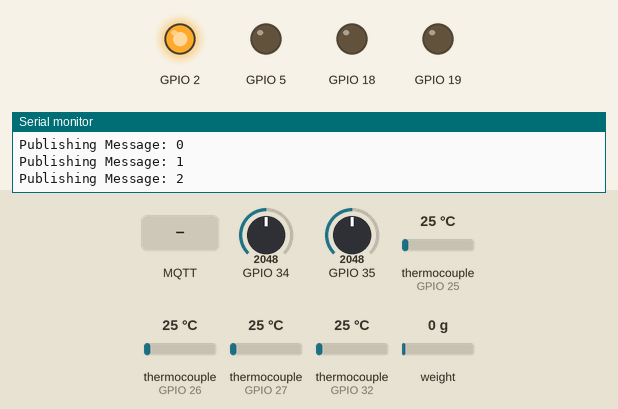
This program was run on a simulated ESP32. On the bench: output pins drawn as LEDs (lit = HIGH), the last lines printed to the serial monitor. The test bench sets the inputs (shaded band); at power-on: GPIO 34 = 2048, GPIO 35 = 2048, thermocouple (sensors on GPIO 25, GPIO 26, GPIO 27, GPIO 32) 25 °C, weight on the scale 0 g (analog values on the 0–4095 scale). WiFi joins after 1.5 s; servers stay silent unless stated; no MQTT or app messages arrive unless stated.

Above: at 9.2 s.
9.3 s: MQTT message "R1" arrives on the first subscribed topic
At 10.6 s:
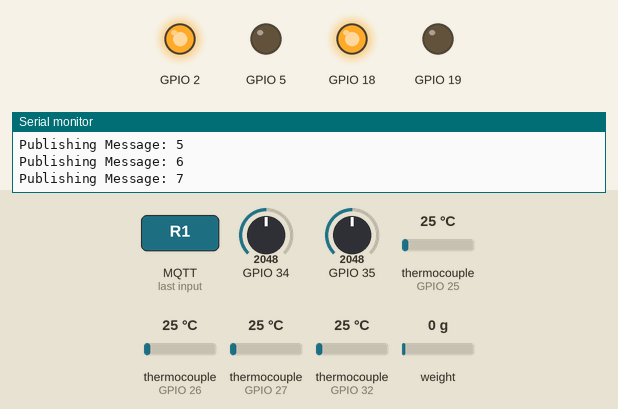
10.9 s: MQTT message "R2" arrives on the first subscribed topic
At 11.5 s:
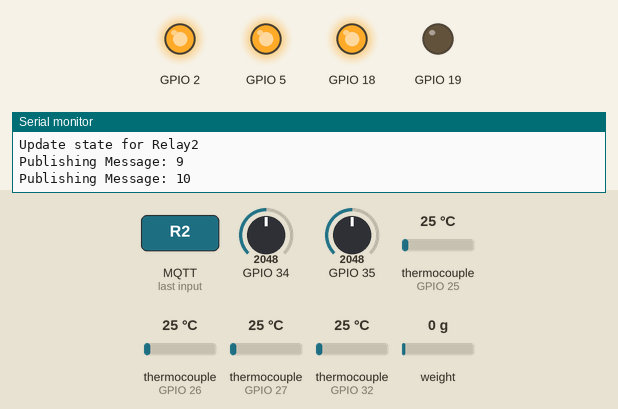
12.5 s: MQTT message "R3" arrives on the first subscribed topic
At 13.3 s:
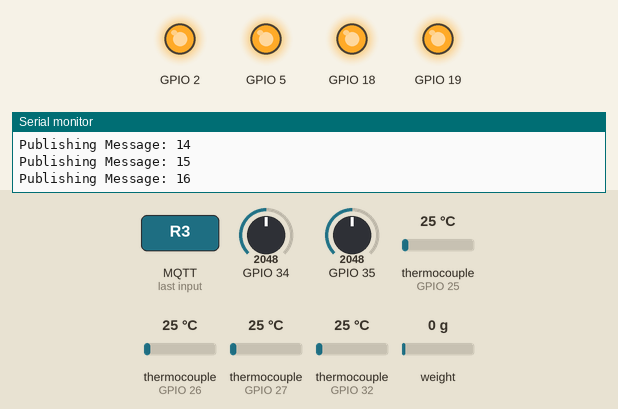
14.0 s: MQTT message "R2" arrives on the first subscribed topic
At 15.1 s:
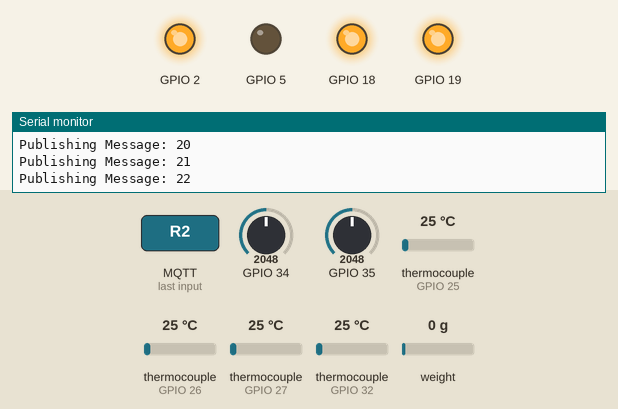
15.5 s: MQTT message "R1" arrives on the first subscribed topic
At 17.0 s:
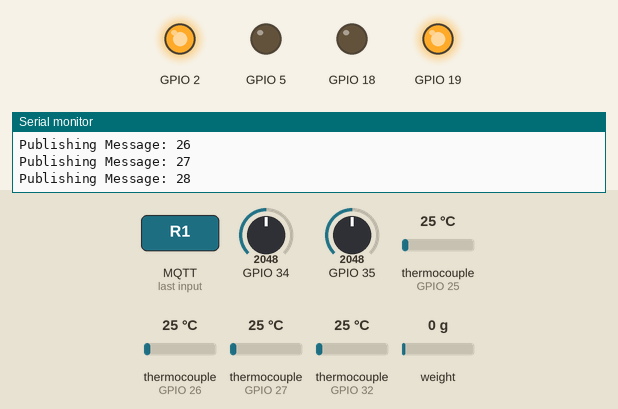
Timing chart, 0 to 18.0 s (numbered marks = the images above; inputs shaded):
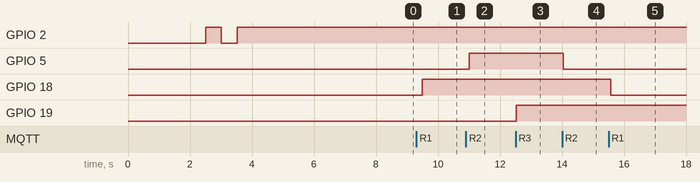

Measured:
- after the input at 9.3 s, GPIO 18: LOW → HIGH after 0.19 s
- after the input at 10.9 s, GPIO 5: LOW → HIGH after 0.11 s
- after the input at 12.5 s, GPIO 19: LOW → HIGH at once
- after the input at 14.0 s, GPIO 5: HIGH → LOW after 0.05 s
- after the input at 15.5 s, GPIO 18: HIGH → LOW after 0.07 s

The program:

main.cpp
```cpp
// (licence header left out)
#include "main.hpp"
#include <DataTypes.hpp>
#include <vector>
#include "RelayDrive.h"
#include "PressureTransducer.h"
#include <WiFi.h>
#include <PubSubClient.h>
#include "config.h"
#include <Thermistor.h>
#include <NTC_Thermistor.h>
#include <ArduinoJson.h>
#include "max6675.h"
#include <Adafruit_AHTX0.h>
#include "HX711.h"
#include <ESP32Servo.h>

JsonDocument doc;

WiFiClient espClient;
PubSubClient client(espClient);

/*
Essentially, if we want to read from several different spi devices (MAX6675) we need to bridge miso mosi, vin & gnd, the only thing we do that is new and different, is that we need a dedicated pin for CS (Chip select) we can set this to any pin, but need to set it high whenever we want to read from that device
*/
// first things first, we need to add thr 4 thermocouples, and get them working
MAX6675 Thermocouple1(GPIO_NUM_14, 27, GPIO_NUM_12);
MAX6675 Thermocouple2(GPIO_NUM_14, 26, GPIO_NUM_12);
MAX6675 Thermocouple3(GPIO_NUM_14, 25, GPIO_NUM_12);
MAX6675 Thermocouple4(GPIO_NUM_14, 32, GPIO_NUM_12);

// add the 3 relay drives0p
// these pins will be updated in rev2
RelayDrive r1(GPIO_NUM_18);
RelayDrive r2(GPIO_NUM_5);
RelayDrive r3(GPIO_NUM_19);

// add the 2 pressure transducers
PressureTransducer *waterPressure;
PressureTransducer *oilPressure;

// sensors
// Adafruit_AHTX0 aht;
HX711 scale;
// servo
Servo fuelServo;
constexpr uint SERVO_MINu = 1000;
constexpr uint SERVO_MAXu = 2000;
constexpr gpio_num_t SERVO_PIN = GPIO_NUM_33;

sensor_data_t sens_data;
long scaleCalibration = 0;

// Pin definitions
// constexpr uint WATER_TEMPERATURE_PIN = 15; // D15 on ESP32
// constexpr uint OIL_TEMPERATURE_PIN = 4; // D4 on ESP32

constexpr uint REFERENCE_RESISTANCE = 4800; // 10k + (10k || 10k thermistor)
constexpr uint NOMINAL_RESISTANCE = 10000;
constexpr uint NOMINAL_TEMPERATURE = 25;
constexpr uint B_VALUE = 3950;
constexpr uint ESP32_ANALOG_RESOLUTION = 4095;
constexpr uint ESP32_ADC_VREF_MV = 3300;

// Thermistor *waterTemperature;
// Thermistor *oilTemperature;
void setup()
{
  Serial.begin(115200);
  delay(2000);
  r1.disable();
  r2.disable();
  r3.disable();
  pinMode(2, OUTPUT);

  // waterTemperature = new NTC_Thermistor_ESP32(
  //     WATER_TEMPERATURE_PIN,
  //     REFERENCE_RESISTANCE,
  //     NOMINAL_RESISTANCE,
  //     NOMINAL_TEMPERATURE,
  //     B_VALUE,
  //     ESP32_ADC_VREF_MV,
  //     ESP32_ANALOG_RESOLUTION);
  // oilTemperature = new NTC_Thermistor_ESP32(
  //     OIL_TEMPERATURE_PIN,
  //     REFERENCE_RESISTANCE,
  //     NOMINAL_RESISTANCE,
  //     NOMINAL_TEMPERATURE,
  //     B_VALUE,
  //     ESP32_ADC_VREF_MV,
  //     ESP32_ANALOG_RESOLUTION);
  // ESP32PWM::allocateTimer(0);
  // ESP32PWM::allocateTimer(1);
  // ESP32PWM::allocateTimer(2);
  // ESP32PWM::allocateTimer(3);
  // once serial is available
  // aht.begin();
  // // set up mqtt
  // scaleCalibration = calibrationSum / 10;

  // EXAMPLE SERVO DRIVE
  // fuelServo.attach(SERVO_PIN);
  // while (true)
  // {
  //   delay(3000);
  //   fuelServo.write(100);
  //   delay(3000);
  //   fuelServo.write(0);
  // }
  // r1.enable();

  // init scale for this run
  scale.begin(SDA, SCL);
  // setup wtr and oil Pressure with their calibrations
  waterPressure = new PressureTransducer(GPIO_NUM_35, WTR_CAL);
  oilPressure = new PressureTransducer(GPIO_NUM_34, OIL_CAL);

  // initialize wifi systems
  setup_wifi();
  client.setServer(mqtt_server, 1883);
  client.setCallback(callback);

  long calibrationSum = 0;

  for (int i = 0; i < 10; i++)
  {
    delay(250);
    Serial.printf("Taking Reading %d/10\n", i);
    calibrationSum += scale.read_average(2);
  }
  scaleCalibration = calibrationSum / 10;
}
// TODO build out the arduinoJSON messages to send
// TODO experiment with connecting to wifi, and see whats up
// TODO experiment with the 12v relay rails
// TODO check the water/oil pressure sensors
// TODO check the water/oil temperature sensors
// TODO experiment with MQTT, and maybe using one hosted on the internet
// TODO build out proper enumeration of data, and pushing it to the JSON string
// TODO work in some code to work with servos

// TODO work in subscriber for MQTT for enabling and disabling relay lines
// TODO work in some options, potentially for tuning scenarios or something idk
bool state;
long messageID = 0;
void loop()
{
  delay(200); // clocking delay to protect SPI

  // r3.enable();
  // Serial.println("Wake");
  // delay(1000);
  // r3.disable();
  // Serial.println("DISABLE");
  // delay(1000);

  // Serial.printf("Water Pressure: %f | Oil Pressure: %f \n", waterPressure.getReading(), oilPressure.getReading());
  // delay(500);
  // for (int posDegrees = 0; posDegrees <= 180; posDegrees++)
  // {
  //   fuelServo.write(posDegrees);
  //   Serial.println(posDegrees);
  //   delay(60);
  // }
  // test servo power drive

  // in this function, we should prepare all the data necessary, then prepare to send it to the mqtt server
  // sensors_event_t humidity, temp;
  // aht.getEvent(&humidity, &temp);
  // Serial.printf("temperature C:%5f, humidity:%5f\n",temp.temperature,humidity.relative_humidity);
  // delay(500);

  // // Completely disable I2C and reset pins
  // Wire.end();

  // // Force pin reset - set to INPUT with pullups disabled
  // pinMode(SDA, INPUT);
  // digitalWrite(SDA, LOW); // Disable internal pullup
  // pinMode(SCL, INPUT);
  // digitalWrite(SCL, LOW); // Disable internal pullup
  // delay(50);              // Give pins time to stabilize

  // // // Configure for HX711 with explicit pin mode changes
  // pinMode(SDA, INPUT);  // Data pin for HX711
  // pinMode(SCL, OUTPUT); // Clock pin for HX711
  // delay(50);

  // // // Initialize the HX711 with the repurposed pins
  // scale.begin(SDA, SCL);

  // // Add both a timeout and a retry mechanism
  // int retries = 3;
  // bool scale_ready = false;

  // while (retries > 0 && !scale_ready) {
  //   unsigned long startTime = millis();

  //   while (!scale.is_ready() && (millis() - startTime < 1000)) {
  //     delay(300);
  //     // Serial.printf("Waiting on scale... Retry: %d\n", 4-retries);
  //   }

  //   if (scale.is_ready()) {
  //     scale_ready = true;
  //     break;
  //   }

  //   retries--;
  //   // Reset the HX711 connection between retries
  //   pinMode(SCL, OUTPUT);
  //   digitalWrite(SCL, HIGH);
  //   delay(100);
  //   digitalWrite(SCL, LOW);
  //   delay(100);
  // }

  // if (scale_ready) {
  //   // Read from the scale
  //   long reading = scale.read();
  //   Serial.printf("Scale: %ld\n", reading - scaleCalibration);
  // } else {
  //   Serial.println("Failed to get scale ready after multiple attempts");
  // }

  // // Reset pins before re-enabling I2C
  // pinMode(SDA, INPUT);
  // digitalWrite(SDA, HIGH);  // Restore pullup if needed for I2C
  // pinMode(SCL, INPUT);
  // digitalWrite(SCL, HIGH);  // Restore pullup if needed for I2C
  // delay(50);

  // // Re-enable I2C
  // Wire.begin();

  // // esp32 will read in the sensor data, then publish the data to mqtt
  if (!client.connected())
  {
    reconnect();
  }
  client.loop();

  // // read sensor data here
  // /*
  // Example :
  // doc["sensor1"] = sensor1_value;
  // doc["sensor2"] = sensor2_value;
  // doc["sensor3"] = sensor3_value;
  // doc["sensor4"] = sensor4_value;
  // */
  // get thermocouple data
  JsonObject thermocouples = doc.createNestedObject("Thermocouples");
  thermocouples["tc1"] = Thermocouple1.readCelsius();
  thermocouples["tc2"] = Thermocouple2.readCelsius();
  thermocouples["tc3"] = Thermocouple3.readCelsius();
  thermocouples["tc4"] = Thermocouple4.readCelsius();
  // get ambient air stuff
  // sensors_event_t humidity, temp;
  // aht.getEvent(&humidity, &temp);

  // template for aht20
  // JsonObject ambient = doc.createNestedObject("Ambient");
  // ambient["temp"] = temp.temperature;
  // ambient["humd"] = humidity.relative_humidity;

  JsonObject relays = doc.createNestedObject("Relays");
  relays["r1"] = r1.getState();
  relays["r2"] = r2.getState();
  relays["r3"] = r3.getState();

  // template for water stats
  JsonObject water = doc.createNestedObject("Water");
  // Convert analog readings to appropriate units (adjust conversion as needed)
  water["pressure"] = waterPressure->getReading();
  // water["temperatureC"] = waterTemperature->readCelsius();
  // emplate for oil stats
  JsonObject oil = doc.createNestedObject("Oil");
  oil["pressure"] = oilPressure->getReading();
  // oil["temperature"] = oilTemperature->readCelsius();

  // template for force stats
  doc["force"] = scale.read_average(1) - scaleCalibration;

  String mqtt_message_temp;
  serializeJson(doc, mqtt_message_temp);
  client.publish("/events", mqtt_message_temp.c_str());
  Serial.printf("Publishing Message: %ld\n", messageID++);
}

void setup_wifi()
{
  delay(10);
  // We start by connecting to a WiFi network
  Serial.println();
  Serial.print("Connecting to ");
  Serial.println(ssid);

  WiFi.begin(ssid, password);
  long startTime = millis();
  bool state = false;
  while (WiFi.status() != WL_CONNECTED)
  {
    delay(500);
    state = !state;         // flip the state
    digitalWrite(2, state); // flash the BLUE led while we are trying to connect to WIFI
    Serial.print(".");
    if (startTime + 15000 > millis())
      WiFi.begin(ssid, password);
  }
  digitalWrite(2, HIGH); // hold the LED high while we are connected to the internet

  Serial.println("");
  Serial.println("WiFi connected");
  Serial.println("IP address: ");
  Serial.println(WiFi.localIP());
}

void callback(const char *topic, const byte *message, const unsigned int length)
{
  Serial.print("Message arrived on topic: ");
  Serial.print(topic);
  Serial.print(". Message: ");
  String messageTemp;

  for (int i = 0; i < length; i++)
  {
    Serial.print((char)message[i]);
    messageTemp += (char)message[i];
  }
  Serial.println();

  // Feel free to add more if statements to control more GPIOs with MQTT
  if (!strcmp(topic, "/RELAY"))
  {
    Serial.println("GOOD TOPIC");
    if (messageTemp == "R1")
    {
      Serial.println("Update state for Relay1");
      r1.flipState();
    }
    else if (messageTemp == "R2")
    {
      Serial.println("Update state for Relay2");
      r2.flipState();
    }
    else if (messageTemp == "R3")
    {
      Serial.println("Update state for Relay3");
      r3.flipState();
    }
  }
}
void reconnect()
{
  // Loop until we're reconnected
  while (!client.connected())
  {
    Serial.print("Attempting MQTT connection...");
    // Attempt to connect
    if (client.connect("Launch Key"))
    {
      Serial.println("connected");
      // Subscribe
      // client.subscribe("esp32/output");
      client.subscribe("/RELAY");
    }
    else
    {
      Serial.print("failed, rc=");
      Serial.print(client.state());
      Serial.println(" try again in 5 seconds");
      // Wait 5 seconds before retrying
      delay(5000);
    }
  }
}
```

DataTypes.hpp
```cpp
#ifndef C5601963_DA06_46B2_8C3A_40EDBCE16198
#define C5601963_DA06_46B2_8C3A_40EDBCE16198
#include <Arduino.h>
using temperature_sensor_t = struct
{
  float temperature;
  String name;
};
using pressure_sensor_t = struct
{
  float pressure;
  String name;
};

using sensor_data_t = struct
{
  temperature_sensor_t t1;
  temperature_sensor_t t2;
  temperature_sensor_t t3;
  temperature_sensor_t t4;
};

#endif /* C5601963_DA06_46B2_8C3A_40EDBCE16198 */
```

PressureTransducer.h
```cpp
#ifndef E7581552_74A3_421B_88BA_9866B150A112
#define E7581552_74A3_421B_88BA_9866B150A112
#include <Arduino.h>

#define OIL_CAL 0.0923076923077
#define WTR_CAL 0.105633802817

class PressureTransducer

{
private:
  uint8_t pin;
  double calibration;

public:
  PressureTransducer(uint8_t pin, double calibrationConst) : calibration(calibrationConst), pin(pin)
  {
    analogReadResolution(12);
    analogSetPinAttenuation(pin, ADC_11db); // For full range
    pinMode(pin, INPUT);
  }
  ~PressureTransducer()
  {
  }
  /**
   * @brief Get the latest reading
   *
   * @return float
   */
  float getReading()
  {
    return static_cast<float>((float)analogRead(pin) * this->calibration);
  }
};

#endif /* E7581552_74A3_421B_88BA_9866B150A112 */
```

RelayDrive.h
```cpp
#ifndef D6D16073_49D6_477E_937E_F573241C4654
#define D6D16073_49D6_477E_937E_F573241C4654
#include <Arduino.h>
class RelayDrive
{
private:
  bool state;
  gpio_num_t pin;

public:
  RelayDrive(gpio_num_t pin) : pin(pin)
  {
    state = false;
    pinMode(pin, OUTPUT);
    digitalWrite(pin, 0);
  }
  /**
   * @brief Enable the relay drive
   *
   */
  void enable()
  {
    digitalWrite(pin, HIGH);
    state = true;
  }
  /**
   * @brief Disable the relay drive
   *
   */
  void disable()
  {
    digitalWrite(pin, LOW);
    state = false;
  }
  /**
   * @brief Get the State object
   *
   * @return true
   * @return false
   */
  bool getState() const
  {
    return state;
  }
  /**
   * @brief Flip the state of the relay drive
   *
   */
  void flipState()
  {
    state = !state;
    digitalWrite(pin, state);
  }
  /**
   * @brief Write a defined state for the relay drive, true on, false off
   *
   * @param state on or off
   * @return true if new state is true
   * @return false if new state is false
   */
  bool write(bool newState)
  {
    this->state = newState;
    digitalWrite(pin, newState);
    return this->state;
  }
  ~RelayDrive()
  {
    delete &state;
    delete &pin;
  }
};

#endif /* D6D16073_49D6_477E_937E_F573241C4654 */
```

main.hpp
```cpp
#ifndef BBF42581_A579_4323_9568_CBE7EF3CAA91
#define BBF42581_A579_4323_9568_CBE7EF3CAA91
#include <Arduino.h>

void setup_wifi();
void callback(const char *topic, const byte *message, const unsigned int length);
void reconnect();
#endif /* BBF42581_A579_4323_9568_CBE7EF3CAA91 */
```

config.h
```cpp
#ifndef E569B5C8_5417_4856_8147_D935782B8565
#define E569B5C8_5417_4856_8147_D935782B8565
// Replace these with the datapoints from the RPI
const char *ssid = "FBI Surveilance Van 12";
const char *password = "BlowMe69";
const char *mqtt_server = "192.168.1.65";

#endif /* E569B5C8_5417_4856_8147_D935782B8565 */
```
